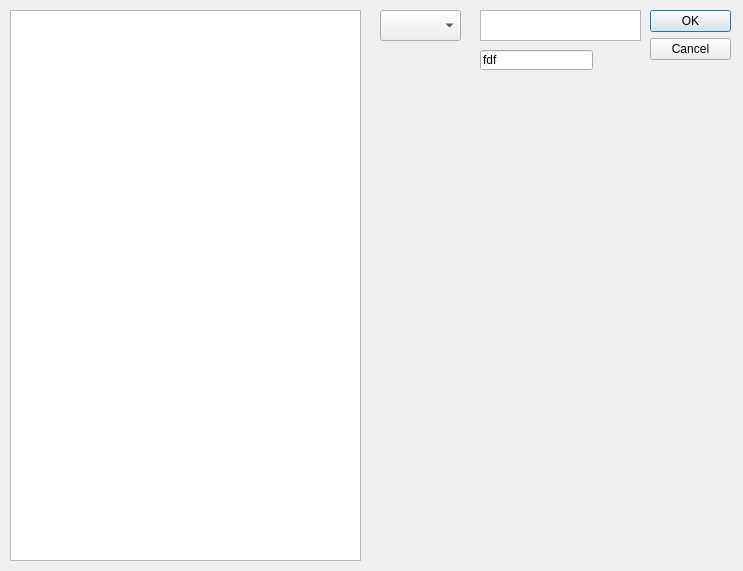
<?xml version="1.0" encoding="UTF-8"?>
<ui version="4.0">
 <class>Dialog</class>
 <widget class="QDialog" name="Dialog">
  <property name="windowModality">
   <enum>Qt::ApplicationModal</enum>
  </property>
  <property name="geometry">
   <rect>
    <x>0</x>
    <y>0</y>
    <width>743</width>
    <height>571</height>
   </rect>
  </property>
  <property name="windowTitle">
   <string>Dialog</string>
  </property>
  <widget class="QDialogButtonBox" name="buttonBox">
   <property name="geometry">
    <rect>
     <x>650</x>
     <y>10</y>
     <width>81</width>
     <height>241</height>
    </rect>
   </property>
   <property name="orientation">
    <enum>Qt::Vertical</enum>
   </property>
   <property name="standardButtons">
    <set>QDialogButtonBox::Cancel|QDialogButtonBox::Ok</set>
   </property>
  </widget>
  <widget class="QListWidget" name="listWidget">
   <property name="geometry">
    <rect>
     <x>10</x>
     <y>10</y>
     <width>351</width>
     <height>551</height>
    </rect>
   </property>
  </widget>
  <widget class="QComboBox" name="comboBox">
   <property name="geometry">
    <rect>
     <x>380</x>
     <y>10</y>
     <width>81</width>
     <height>31</height>
    </rect>
   </property>
  </widget>
  <widget class="QTextEdit" name="textEdit">
   <property name="geometry">
    <rect>
     <x>480</x>
     <y>10</y>
     <width>161</width>
     <height>31</height>
    </rect>
   </property>
  </widget>
  <widget class="QLineEdit" name="lineEdit">
   <property name="geometry">
    <rect>
     <x>480</x>
     <y>50</y>
     <width>113</width>
     <height>20</height>
    </rect>
   </property>
   <property name="text">
    <string>fdf</string>
   </property>
  </widget>
 </widget>
 <resources/>
 <connections>
  <connection>
   <sender>buttonBox</sender>
   <signal>accepted()</signal>
   <receiver>Dialog</receiver>
   <slot>accept()</slot>
   <hints>
    <hint type="sourcelabel">
     <x>248</x>
     <y>254</y>
    </hint>
    <hint type="destinationlabel">
     <x>157</x>
     <y>274</y>
    </hint>
   </hints>
  </connection>
  <connection>
   <sender>buttonBox</sender>
   <signal>rejected()</signal>
   <receiver>Dialog</receiver>
   <slot>reject()</slot>
   <hints>
    <hint type="sourcelabel">
     <x>316</x>
     <y>260</y>
    </hint>
    <hint type="destinationlabel">
     <x>286</x>
     <y>274</y>
    </hint>
   </hints>
  </connection>
 </connections>
</ui>
